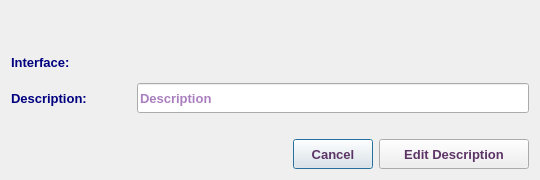
<?xml version="1.0" encoding="UTF-8"?>
<ui version="4.0">
 <class>DslamMa5616PortDescDialog</class>
 <widget class="QDialog" name="DslamMa5616PortDescDialog">
  <property name="geometry">
   <rect>
    <x>0</x>
    <y>0</y>
    <width>540</width>
    <height>180</height>
   </rect>
  </property>
  <property name="minimumSize">
   <size>
    <width>540</width>
    <height>180</height>
   </size>
  </property>
  <property name="maximumSize">
   <size>
    <width>541</width>
    <height>181</height>
   </size>
  </property>
  <property name="font">
   <font>
    <family>Tahoma</family>
    <pointsize>10</pointsize>
   </font>
  </property>
  <property name="windowTitle">
   <string>Edit DSLAM Port Description</string>
  </property>
  <property name="windowIcon">
   <iconset resource="../../../../../image.qrc">
    <normaloff>:/Image/edit.png</normaloff>:/Image/edit.png</iconset>
  </property>
  <layout class="QVBoxLayout" name="verticalLayout">
   <item>
    <layout class="QHBoxLayout" name="horizontalLayout_4">
     <item>
      <spacer name="horizontalSpacer_5">
       <property name="font">
        <font>
         <family>Tahoma</family>
         <pointsize>10</pointsize>
        </font>
       </property>
       <property name="orientation">
        <enum>Qt::Horizontal</enum>
       </property>
       <property name="sizeHint" stdset="0">
        <size>
         <width>40</width>
         <height>20</height>
        </size>
       </property>
      </spacer>
     </item>
     <item>
      <widget class="QLabel" name="dslamLbl">
       <property name="minimumSize">
        <size>
         <width>400</width>
         <height>30</height>
        </size>
       </property>
       <property name="maximumSize">
        <size>
         <width>400</width>
         <height>30</height>
        </size>
       </property>
       <property name="font">
        <font>
         <family>Tahoma</family>
         <pointsize>10</pointsize>
         <weight>75</weight>
         <bold>true</bold>
        </font>
       </property>
       <property name="styleSheet">
        <string notr="true">color: rgb(0, 0, 127);</string>
       </property>
       <property name="text">
        <string/>
       </property>
       <property name="alignment">
        <set>Qt::AlignCenter</set>
       </property>
      </widget>
     </item>
     <item>
      <spacer name="horizontalSpacer_4">
       <property name="font">
        <font>
         <family>Tahoma</family>
         <pointsize>10</pointsize>
        </font>
       </property>
       <property name="orientation">
        <enum>Qt::Horizontal</enum>
       </property>
       <property name="sizeHint" stdset="0">
        <size>
         <width>40</width>
         <height>20</height>
        </size>
       </property>
      </spacer>
     </item>
    </layout>
   </item>
   <item>
    <layout class="QHBoxLayout" name="horizontalLayout_2">
     <item>
      <widget class="QLabel" name="dslamLbl_2">
       <property name="minimumSize">
        <size>
         <width>120</width>
         <height>30</height>
        </size>
       </property>
       <property name="maximumSize">
        <size>
         <width>120</width>
         <height>30</height>
        </size>
       </property>
       <property name="font">
        <font>
         <family>Tahoma</family>
         <pointsize>10</pointsize>
         <weight>75</weight>
         <bold>true</bold>
        </font>
       </property>
       <property name="styleSheet">
        <string notr="true">color: rgb(0, 0, 127);</string>
       </property>
       <property name="text">
        <string>Interface:</string>
       </property>
      </widget>
     </item>
     <item>
      <widget class="QLabel" name="intLbl">
       <property name="minimumSize">
        <size>
         <width>200</width>
         <height>30</height>
        </size>
       </property>
       <property name="maximumSize">
        <size>
         <width>5000</width>
         <height>30</height>
        </size>
       </property>
       <property name="font">
        <font>
         <family>Tahoma</family>
         <pointsize>10</pointsize>
         <weight>75</weight>
         <bold>true</bold>
        </font>
       </property>
       <property name="styleSheet">
        <string notr="true">color: rgb(85, 0, 127);</string>
       </property>
       <property name="text">
        <string/>
       </property>
      </widget>
     </item>
    </layout>
   </item>
   <item>
    <layout class="QHBoxLayout" name="horizontalLayout">
     <item>
      <widget class="QLabel" name="dslamLbl_3">
       <property name="minimumSize">
        <size>
         <width>120</width>
         <height>30</height>
        </size>
       </property>
       <property name="maximumSize">
        <size>
         <width>120</width>
         <height>30</height>
        </size>
       </property>
       <property name="font">
        <font>
         <family>Tahoma</family>
         <pointsize>10</pointsize>
         <weight>75</weight>
         <bold>true</bold>
        </font>
       </property>
       <property name="styleSheet">
        <string notr="true">color: rgb(0, 0, 127);</string>
       </property>
       <property name="text">
        <string>Description:</string>
       </property>
      </widget>
     </item>
     <item>
      <widget class="QLineEdit" name="descLE">
       <property name="sizePolicy">
        <sizepolicy hsizetype="Expanding" vsizetype="Preferred">
         <horstretch>0</horstretch>
         <verstretch>0</verstretch>
        </sizepolicy>
       </property>
       <property name="minimumSize">
        <size>
         <width>200</width>
         <height>30</height>
        </size>
       </property>
       <property name="maximumSize">
        <size>
         <width>5000</width>
         <height>30</height>
        </size>
       </property>
       <property name="font">
        <font>
         <family>Tahoma</family>
         <pointsize>10</pointsize>
         <weight>75</weight>
         <bold>true</bold>
        </font>
       </property>
       <property name="styleSheet">
        <string notr="true">color: rgb(85, 0, 127);</string>
       </property>
       <property name="placeholderText">
        <string>Description</string>
       </property>
      </widget>
     </item>
    </layout>
   </item>
   <item>
    <spacer name="verticalSpacer">
     <property name="font">
      <font>
       <family>Tahoma</family>
       <pointsize>10</pointsize>
      </font>
     </property>
     <property name="orientation">
      <enum>Qt::Vertical</enum>
     </property>
     <property name="sizeHint" stdset="0">
      <size>
       <width>20</width>
       <height>7</height>
      </size>
     </property>
    </spacer>
   </item>
   <item>
    <layout class="QHBoxLayout" name="horizontalLayout_3">
     <item>
      <spacer name="horizontalSpacer_3">
       <property name="font">
        <font>
         <family>Tahoma</family>
         <pointsize>10</pointsize>
        </font>
       </property>
       <property name="orientation">
        <enum>Qt::Horizontal</enum>
       </property>
       <property name="sizeHint" stdset="0">
        <size>
         <width>40</width>
         <height>20</height>
        </size>
       </property>
      </spacer>
     </item>
     <item>
      <widget class="QPushButton" name="cancelBtn">
       <property name="sizePolicy">
        <sizepolicy hsizetype="Preferred" vsizetype="Preferred">
         <horstretch>0</horstretch>
         <verstretch>0</verstretch>
        </sizepolicy>
       </property>
       <property name="minimumSize">
        <size>
         <width>0</width>
         <height>30</height>
        </size>
       </property>
       <property name="maximumSize">
        <size>
         <width>16777215</width>
         <height>30</height>
        </size>
       </property>
       <property name="font">
        <font>
         <family>Tahoma</family>
         <pointsize>10</pointsize>
         <weight>75</weight>
         <bold>true</bold>
        </font>
       </property>
       <property name="styleSheet">
        <string>color: rgb(92, 53, 102);</string>
       </property>
       <property name="text">
        <string>Cancel</string>
       </property>
      </widget>
     </item>
     <item>
      <widget class="QPushButton" name="okBtn">
       <property name="sizePolicy">
        <sizepolicy hsizetype="Preferred" vsizetype="Preferred">
         <horstretch>0</horstretch>
         <verstretch>0</verstretch>
        </sizepolicy>
       </property>
       <property name="minimumSize">
        <size>
         <width>150</width>
         <height>30</height>
        </size>
       </property>
       <property name="maximumSize">
        <size>
         <width>16777215</width>
         <height>30</height>
        </size>
       </property>
       <property name="font">
        <font>
         <family>Tahoma</family>
         <pointsize>10</pointsize>
         <weight>75</weight>
         <bold>true</bold>
        </font>
       </property>
       <property name="styleSheet">
        <string notr="true">color: rgb(92, 53, 102);</string>
       </property>
       <property name="text">
        <string>Edit Description</string>
       </property>
       <property name="icon">
        <iconset resource="../../../../../image.qrc">
         <normaloff>:/Image/edit.png</normaloff>:/Image/edit.png</iconset>
       </property>
       <property name="iconSize">
        <size>
         <width>20</width>
         <height>20</height>
        </size>
       </property>
      </widget>
     </item>
    </layout>
   </item>
  </layout>
 </widget>
 <tabstops>
  <tabstop>descLE</tabstop>
  <tabstop>okBtn</tabstop>
  <tabstop>cancelBtn</tabstop>
 </tabstops>
 <resources>
  <include location="../../../../../image.qrc"/>
 </resources>
 <connections/>
</ui>
